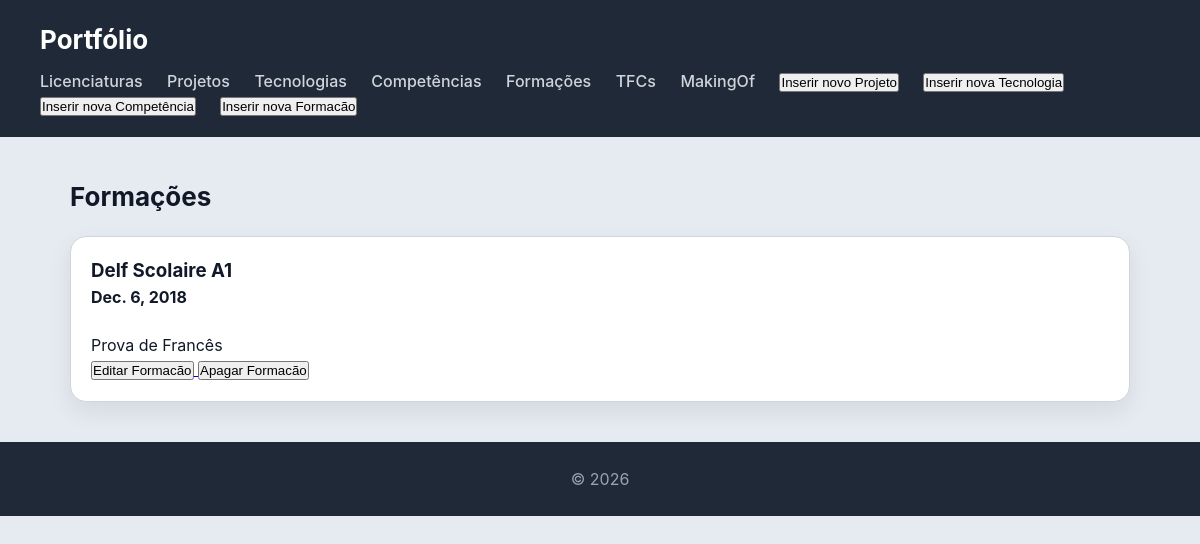
Screenshot of /formacoes/ with the database file from the repository.
### portfolio/models.py (models this page shows, shortened)
class Formacao(models.Model):
    tipo = models.CharField(max_length=100)
    descricao = models.TextField()
    data = models.DateField()

### portfolio/views.py (the view)
# urls.py: path("formacoes/", views.formacoes_view, name="formacoes"),
def formacoes_view(request):
    formacoes = Formacao.objects.all()
    return render(request, "portfolio/formacoes.html", {"formacoes":formacoes})

### portfolio/templates/portfolio/formacoes.html
{% extends "portfolio/base.html" %}
{% block content %}
<h2>Formações</h2>
<section>
    {% for formacao in formacoes %}
        <article>
            <h3>{{formacao.tipo}}</h3>
            <h4>{{formacao.data}}</h4>
            <br>
            <p>{{formacao.descricao}}</p>
            <a href="{% url 'edita_formacao' formacao.id %}">
                <button>Editar Formacão</button>
            </a>
            <a href="{% url 'apaga_formacao' formacao.id %}">
                <button>Apagar Formacão</button>
            </a>
        </article>
    {% endfor %}
</section>
{% endblock %}

### portfolio/static/portfolio/styles.css (style rules this page uses)
* { box-sizing: border-box; margin: 0; padding: 0; }
body { font-family: "Inter", "Segoe UI", system-ui, -apple-system, sans-serif; background: #e6ebf2; color: #111827; line-height: 1.5; }
h2 { margin-bottom: 20px; font-size: 26px; }
section > article { background: white; padding: 20px; border-radius: 16px; border: 1px solid #d1d5db; box-shadow: 0 10px 25px rgba(0,0,0,0.08); transition: all 0.25s ease; margin-bottom: 20px; }

### rows the page displays
Formacao: tipo "Delf Scolaire A1", data "Dec. 6, 2018", descricao "Prova de Francês"
